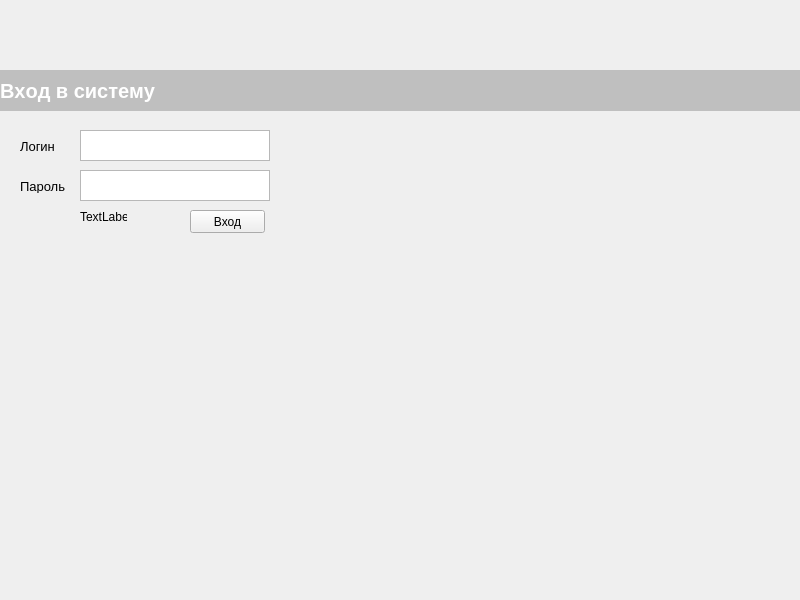
<?xml version="1.0" encoding="UTF-8"?>
<ui version="4.0">
 <class>MainWindow</class>
 <widget class="QMainWindow" name="MainWindow">
  <property name="geometry">
   <rect>
    <x>0</x>
    <y>0</y>
    <width>800</width>
    <height>600</height>
   </rect>
  </property>
  <property name="maximumSize">
   <size>
    <width>800</width>
    <height>600</height>
   </size>
  </property>
  <property name="windowTitle">
   <string>База данных</string>
  </property>
  <widget class="QWidget" name="centralwidget">
   <widget class="QLabel" name="Title_txt">
    <property name="geometry">
     <rect>
      <x>0</x>
      <y>70</y>
      <width>801</width>
      <height>41</height>
     </rect>
    </property>
    <property name="font">
     <font>
      <family>Arial</family>
      <pointsize>15</pointsize>
      <weight>75</weight>
      <bold>true</bold>
      <kerning>false</kerning>
     </font>
    </property>
    <property name="styleSheet">
     <string notr="true">background-color: rgb(191, 191, 191);
color: rgb(255, 255, 255);</string>
    </property>
    <property name="text">
     <string>Вход в систему</string>
    </property>
    <property name="margin">
     <number>10</number>
    </property>
   </widget>
   <widget class="QPushButton" name="login_btn">
    <property name="geometry">
     <rect>
      <x>190</x>
      <y>210</y>
      <width>75</width>
      <height>23</height>
     </rect>
    </property>
    <property name="text">
     <string>Вход</string>
    </property>
   </widget>
   <widget class="QTextEdit" name="login_place">
    <property name="geometry">
     <rect>
      <x>80</x>
      <y>130</y>
      <width>190</width>
      <height>31</height>
     </rect>
    </property>
   </widget>
   <widget class="QTextEdit" name="password_place">
    <property name="geometry">
     <rect>
      <x>80</x>
      <y>170</y>
      <width>190</width>
      <height>31</height>
     </rect>
    </property>
   </widget>
   <widget class="QLabel" name="Login_txt">
    <property name="geometry">
     <rect>
      <x>20</x>
      <y>140</y>
      <width>47</width>
      <height>13</height>
     </rect>
    </property>
    <property name="font">
     <font>
      <family>Arial</family>
      <pointsize>10</pointsize>
     </font>
    </property>
    <property name="text">
     <string>Логин</string>
    </property>
   </widget>
   <widget class="QLabel" name="Password_txt">
    <property name="geometry">
     <rect>
      <x>20</x>
      <y>180</y>
      <width>47</width>
      <height>13</height>
     </rect>
    </property>
    <property name="font">
     <font>
      <family>Arial</family>
      <pointsize>10</pointsize>
     </font>
    </property>
    <property name="text">
     <string>Пароль</string>
    </property>
   </widget>
   <widget class="QLabel" name="Login_status">
    <property name="geometry">
     <rect>
      <x>80</x>
      <y>210</y>
      <width>47</width>
      <height>13</height>
     </rect>
    </property>
    <property name="text">
     <string>TextLabel</string>
    </property>
   </widget>
  </widget>
 </widget>
 <resources/>
 <connections/>
</ui>
